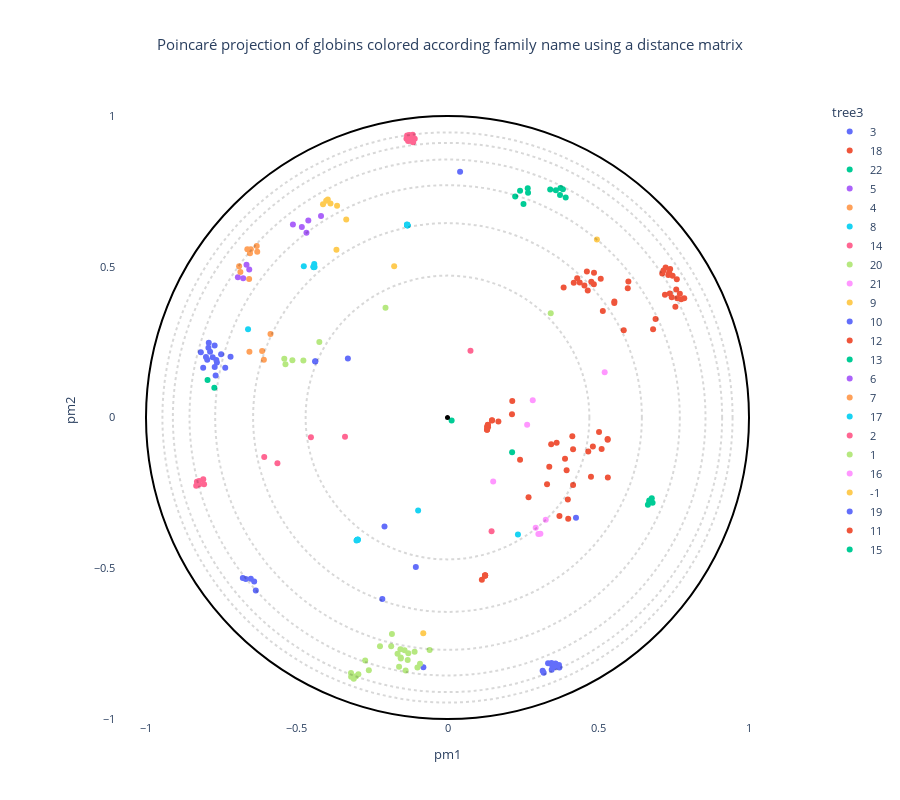

Notebook code cell kept with this figure:
### Code cell
# OPTIONS =================================================
#Here you can set different parameters to color & annotate the resulting projection:
if data_type == "plm" :
    title = "PM projection on globins colored by phylogenetic tree cluster with embeddings"  
elif data_type == "pssm" :
    title = "PM projection on globins colored by phylogenetic tree cluster without embeddings"  
#----------------------------------------------------------
# Select the coloring from annotation .csv file:
labels_name = "tree3"
# Select classes to label among the "labels_name" or "second_labels_name" column (comma separated list):
second_labels_name = ""
labels_text = []
show_text = False
#----------------------------------------------------------
# Use a custom color palette:
color_palette = None #Default: None
use_custom_palette = False
#==========================================================


#Check projection visualization parameters
#Labels name
if labels_name == "":
    labels_name = None
elif labels_name not in annotation_names:
    raise NameError(f"labels_name {labels_name} is not in the availables annotations.\nAvailables annotations: {annotation_names}")
#Second labels name
if second_labels_name == "":
    second_labels_name = None
elif second_labels_name not in annotation_names:
    raise NameError(f'"second_labels_name" {second_labels_name} is not in the availables annotations.\nAvailables annotations: {annotation_names}')

if not use_custom_palette:
    color_palette = None

#Plot graph
fig = plot_embedding_interactive(df_embedding, 
                                 labels_name = labels_name,
                                 second_labels_name = second_labels_name, 
                                 show_text = show_text,
                                 labels_text = labels_text,
                                 color_palette = color_palette, 
                                 title = title, 
                                 fontsize = 11)
fig.show()
